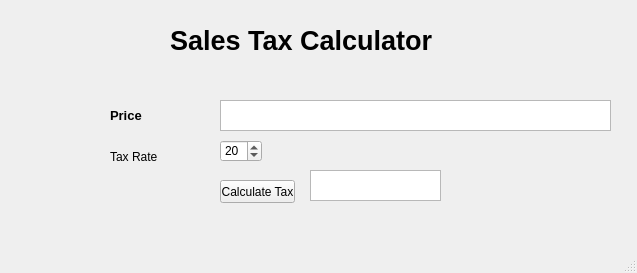
<?xml version="1.0" encoding="UTF-8"?>
<ui version="4.0">
 <class>MainWindow</class>
 <widget class="QMainWindow" name="MainWindow">
  <property name="geometry">
   <rect>
    <x>0</x>
    <y>0</y>
    <width>637</width>
    <height>273</height>
   </rect>
  </property>
  <property name="windowTitle">
   <string>MainWindow</string>
  </property>
  <widget class="QWidget" name="centralwidget">
   <widget class="QTextEdit" name="price_box">
    <property name="geometry">
     <rect>
      <x>220</x>
      <y>100</y>
      <width>391</width>
      <height>31</height>
     </rect>
    </property>
   </widget>
   <widget class="QLabel" name="label">
    <property name="geometry">
     <rect>
      <x>110</x>
      <y>100</y>
      <width>91</width>
      <height>31</height>
     </rect>
    </property>
    <property name="font">
     <font>
      <pointsize>10</pointsize>
      <weight>75</weight>
      <bold>true</bold>
     </font>
    </property>
    <property name="text">
     <string>Price</string>
    </property>
   </widget>
   <widget class="QSpinBox" name="tax_rate">
    <property name="geometry">
     <rect>
      <x>220</x>
      <y>140</y>
      <width>42</width>
      <height>22</height>
     </rect>
    </property>
    <property name="value">
     <number>20</number>
    </property>
   </widget>
   <widget class="QLabel" name="label_2">
    <property name="geometry">
     <rect>
      <x>110</x>
      <y>150</y>
      <width>47</width>
      <height>13</height>
     </rect>
    </property>
    <property name="text">
     <string>Tax Rate</string>
    </property>
   </widget>
   <widget class="QPushButton" name="calc_tax_button">
    <property name="geometry">
     <rect>
      <x>220</x>
      <y>180</y>
      <width>75</width>
      <height>23</height>
     </rect>
    </property>
    <property name="text">
     <string>Calculate Tax</string>
    </property>
   </widget>
   <widget class="QTextEdit" name="results_window">
    <property name="geometry">
     <rect>
      <x>310</x>
      <y>170</y>
      <width>131</width>
      <height>31</height>
     </rect>
    </property>
   </widget>
   <widget class="QLabel" name="label_3">
    <property name="geometry">
     <rect>
      <x>170</x>
      <y>20</y>
      <width>441</width>
      <height>41</height>
     </rect>
    </property>
    <property name="font">
     <font>
      <pointsize>20</pointsize>
      <weight>75</weight>
      <bold>true</bold>
     </font>
    </property>
    <property name="text">
     <string>Sales Tax Calculator</string>
    </property>
   </widget>
  </widget>
  <widget class="QMenuBar" name="menubar">
   <property name="geometry">
    <rect>
     <x>0</x>
     <y>0</y>
     <width>637</width>
     <height>26</height>
    </rect>
   </property>
  </widget>
  <widget class="QStatusBar" name="statusbar"/>
 </widget>
 <resources/>
 <connections/>
</ui>
